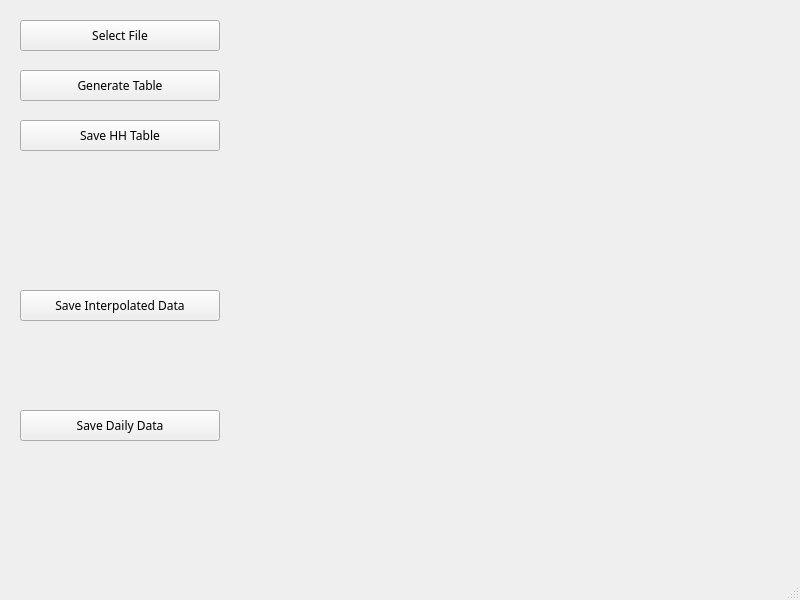
<?xml version="1.0" encoding="UTF-8"?>
<ui version="4.0">
 <class>MainWindow</class>
 <widget class="QMainWindow" name="MainWindow">
  <property name="geometry">
   <rect>
    <x>0</x>
    <y>0</y>
    <width>800</width>
    <height>600</height>
   </rect>
  </property>
  <property name="font">
   <font>
    <family>Mulish</family>
   </font>
  </property>
  <property name="windowTitle">
   <string>Interpolator</string>
  </property>
  <widget class="QWidget" name="centralwidget">
   <widget class="QLabel" name="csvLabel">
    <property name="geometry">
     <rect>
      <x>240</x>
      <y>20</y>
      <width>451</width>
      <height>31</height>
     </rect>
    </property>
    <property name="font">
     <font>
      <family>Mulish</family>
     </font>
    </property>
    <property name="text">
     <string/>
    </property>
   </widget>
   <widget class="QPushButton" name="SelectInputButton">
    <property name="geometry">
     <rect>
      <x>20</x>
      <y>20</y>
      <width>200</width>
      <height>31</height>
     </rect>
    </property>
    <property name="font">
     <font>
      <family>Mulish</family>
     </font>
    </property>
    <property name="text">
     <string>Select File</string>
    </property>
   </widget>
   <widget class="QPushButton" name="GenTableButton">
    <property name="geometry">
     <rect>
      <x>20</x>
      <y>70</y>
      <width>200</width>
      <height>31</height>
     </rect>
    </property>
    <property name="font">
     <font>
      <family>Mulish</family>
     </font>
    </property>
    <property name="text">
     <string>Generate Table</string>
    </property>
   </widget>
   <widget class="QLabel" name="ImportLabel">
    <property name="geometry">
     <rect>
      <x>250</x>
      <y>190</y>
      <width>451</width>
      <height>31</height>
     </rect>
    </property>
    <property name="font">
     <font>
      <family>Mulish</family>
     </font>
    </property>
    <property name="text">
     <string/>
    </property>
   </widget>
   <widget class="QLabel" name="ExportLabel">
    <property name="geometry">
     <rect>
      <x>250</x>
      <y>220</y>
      <width>451</width>
      <height>31</height>
     </rect>
    </property>
    <property name="font">
     <font>
      <family>Mulish</family>
     </font>
    </property>
    <property name="text">
     <string/>
    </property>
   </widget>
   <widget class="QPushButton" name="SaveInterpolatedDataButton">
    <property name="geometry">
     <rect>
      <x>20</x>
      <y>290</y>
      <width>200</width>
      <height>31</height>
     </rect>
    </property>
    <property name="font">
     <font>
      <family>Mulish</family>
     </font>
    </property>
    <property name="text">
     <string>Save Interpolated Data</string>
    </property>
   </widget>
   <widget class="QLabel" name="InterpolatedLabel">
    <property name="geometry">
     <rect>
      <x>20</x>
      <y>330</y>
      <width>451</width>
      <height>31</height>
     </rect>
    </property>
    <property name="font">
     <font>
      <family>Mulish</family>
     </font>
    </property>
    <property name="text">
     <string/>
    </property>
   </widget>
   <widget class="QPushButton" name="SaveDailyDataButton">
    <property name="geometry">
     <rect>
      <x>20</x>
      <y>410</y>
      <width>200</width>
      <height>31</height>
     </rect>
    </property>
    <property name="font">
     <font>
      <family>Mulish</family>
     </font>
    </property>
    <property name="text">
     <string>Save Daily Data</string>
    </property>
   </widget>
   <widget class="QLabel" name="DailyDataLabel">
    <property name="geometry">
     <rect>
      <x>20</x>
      <y>450</y>
      <width>451</width>
      <height>31</height>
     </rect>
    </property>
    <property name="font">
     <font>
      <family>Mulish</family>
     </font>
    </property>
    <property name="text">
     <string/>
    </property>
   </widget>
   <widget class="QPushButton" name="SaveHHTableButton">
    <property name="geometry">
     <rect>
      <x>20</x>
      <y>120</y>
      <width>200</width>
      <height>31</height>
     </rect>
    </property>
    <property name="font">
     <font>
      <family>Mulish</family>
     </font>
    </property>
    <property name="text">
     <string>Save HH Table</string>
    </property>
   </widget>
  </widget>
  <widget class="QMenuBar" name="menubar">
   <property name="geometry">
    <rect>
     <x>0</x>
     <y>0</y>
     <width>800</width>
     <height>17</height>
    </rect>
   </property>
  </widget>
  <widget class="QStatusBar" name="statusbar"/>
 </widget>
 <resources/>
 <connections/>
</ui>
